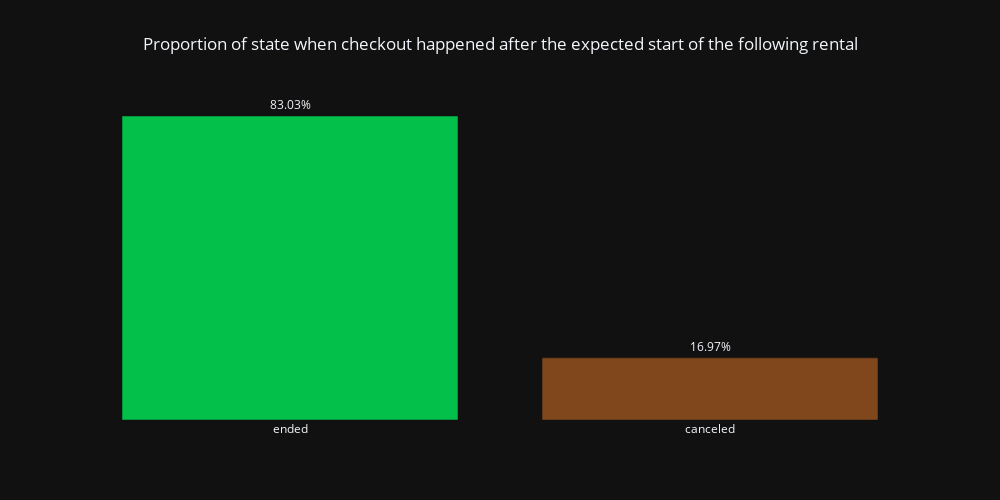

Here is the notebook cell this chart was saved with:
### Code cell
# Creating a new column to find if the checkout of the previous rental happened after the start of the following rental
df_merged_and_late["wait_time_in_minutes"] = df_merged_and_late["delay_at_checkout_in_minutes_x"] - df_merged_and_late["time_delta_with_previous_rental_in_minutes_y"]

# Keeping only cases when the checkout of the previous rental happened after the start of the following rental
df_merged_way_too_late = df_merged_and_late[df_merged_and_late["wait_time_in_minutes"] > 0]
print (f"We have {df_merged_way_too_late['state_y'].value_counts()[0]} ended rentals when the checkout of the previous rental happened after the start of the following rental")
print (f"We have {df_merged_way_too_late['state_y'].value_counts()[1]} canceled rentals when the checkout of the previous rental happened after the start of the following rental")

# Creating a new DataFrame with values counts of state when the checkout of the previous rental happened after the start of the following rental
df_merged_way_too_late2 = (df_merged_way_too_late['state_y'].value_counts(normalize=True)*100).rename_axis('state_y').reset_index(name='counts')


# Bar chart
fig = px.bar(df_merged_way_too_late2, 
            x="state_y", 
            y="counts", 
            color="state_y", 
            title="----------", 
            color_discrete_sequence=['#03c04A', '#80471C'],
            text="counts",
            width=1000, height=500)
            
fig.update_traces(texttemplate='%{text:.2f}' + "%", textposition='outside')
fig.update_layout(title_x=0.5, yaxis={'visible': False}, xaxis={'visible': True}, legend_title="", title_text="Proportion of state when checkout happened after the expected start of the following rental", template='plotly_dark', xaxis_title='', showlegend=False)
fig.show()

### Figure 1 — Plotly figure (JSON) as saved in the notebook; plotly's stock layout.template omitted (floating-point values rounded to 4 significant figures)
{"data": [{"alignmentgroup": "True", "hovertemplate": "state_y=%{x}<br>counts=%{text}<extra></extra>", "legendgroup": "ended", "marker": {"color": "#03c04A", "pattern": {"shape": ""}}, "name": "ended", "offsetgroup": "ended", "orientation": "v", "showlegend": true, "text": [83.03], "textposition": "outside", "texttemplate": "%{text:.2f}%", "type": "bar", "x": ["ended"], "xaxis": "x", "y": [83.03], "yaxis": "y"}, {"alignmentgroup": "True", "hovertemplate": "state_y=%{x}<br>counts=%{text}<extra></extra>", "legendgroup": "canceled", "marker": {"color": "#80471C", "pattern": {"shape": ""}}, "name": "canceled", "offsetgroup": "canceled", "orientation": "v", "showlegend": true, "text": [16.97], "textposition": "outside", "texttemplate": "%{text:.2f}%", "type": "bar", "x": ["canceled"], "xaxis": "x", "y": [16.97], "yaxis": "y"}], "layout": {"barmode": "relative", "height": 500, "legend": {"title": {"text": ""}, "tracegroupgap": 0}, "showlegend": false, "title": {"text": "Proportion of state when checkout happened after the expected start of the following rental", "x": 0.5}, "width": 1000, "xaxis": {"anchor": "y", "categoryarray": ["ended", "canceled"], "categoryorder": "array", "domain": [0, 1], "title": {"text": ""}, "visible": true}, "yaxis": {"anchor": "x", "domain": [0, 1], "title": {"text": "counts"}, "visible": false}}}
